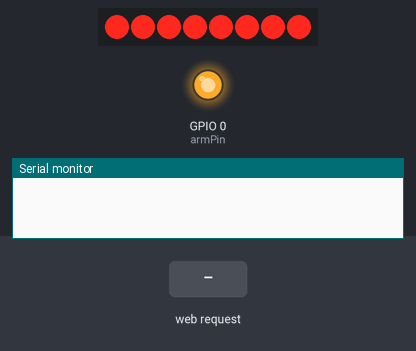
This sketch was run on a simulated ESP8266 (NodeMCU). Shown: 8 shift-register outputs drawn as a row of LEDs (first output left, lit = HIGH), output pins drawn as LEDs (lit = HIGH), the last lines printed to the serial monitor. Wiring (inferred from the names in the program): shift register (74HC595): data GPIO 16; shift clock GPIO 4; latch GPIO 5. Wiring (inferred from the signals the program sends): row of LEDs: on Q0, Q1, Q2, Q3, Q4, Q5, Q6, Q7. Inputs (shaded band) come from the test bench. Pins used as bus, display or sensor lines are not drawn.

Above: at 0.1 s.
2.3 s: HTTP request GET /launch received
At 3.1 s:
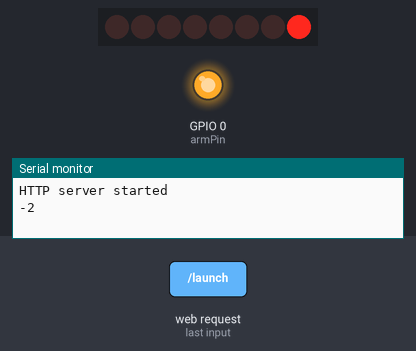
At 3.7 s:
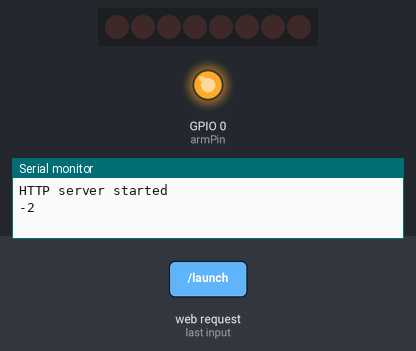
3.8 s: HTTP request GET /arm received
5.3 s: HTTP request GET /power received
Timing chart, 0 to 8.3 s (numbered marks = the images above; inputs shaded):
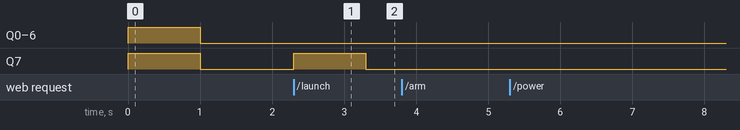

Measured:
- after the input at 2.3 s, Q7: LOW → HIGH at once, → LOW 1.0 s later

The sketch:

launcher_ap.ino
```cpp
// (licence header left out)
/* Create a WiFi access point and provide a web server on it. */

#include <ESP8266WiFi.h>
#include <WiFiClient.h>
#include <ESP8266WebServer.h>

#define ARMCODE 8675309

/* Set these to your desired credentials. */
const char *ssid = "SpamESP";
const char *password = "baseball";

int dataPin = 16;
int latchPin = 5;
int clockPin = 4;
int armPin = 0;
int launchCode = 0xff;
bool armedStatus = false;
bool powerStatus = false;

ESP8266WebServer server(80);

/* Just a little test message.  Go to http://192.168.4.1 in a web browser
 * connected to this access point to see it.
 */
void handleRoot() {
	server.send(200, "text/html", "<h1>You are connected</h1>");
}

void handleLaunch() {
  int inputValue = server.arg(0).toInt();
  if(inputValue < 8 && inputValue >= 0){
    launchCode = ~(0x01 << inputValue);
    Serial.println(launchCode);

    digitalWrite(latchPin, LOW);
    shiftOut(dataPin, clockPin, LSBFIRST, launchCode);
    digitalWrite(latchPin, HIGH);
    // Burn delay, then turn the relays off again
    delay(1000);
    digitalWrite(latchPin, LOW);
    shiftOut(dataPin, clockPin, LSBFIRST, 0xff);
    digitalWrite(latchPin, HIGH);

    server.send(200, "text/html", "true");
  }else{
    server.send(400, "text/html", "false");
  }
}

void handleArm(){
  int armCodeVar = server.arg(0).toInt();
  if(armCodeVar == ARMCODE){
     powerStatus = true;
     Serial.println("armed");
     server.send(200, "text/html", "true");
  }else{
    powerStatus = false;
    Serial.println("arm failed");
    server.send(400, "text/html", "false");
  }
}

void handlePower(){
  int powerCodeVar = server.arg(0).toInt();
  if(powerCodeVar == 1 && powerStatus == true){
    server.send(200, "text/html", "true, on");
    digitalWrite(armPin, LOW);
    Serial.println("power on");
  }else if(powerCodeVar == 0){
    server.send(200, "text/html", "true, off");
    Serial.println("power off");
    digitalWrite(armPin, HIGH);
  }else{
    server.send(400, "text/html", "false");
    Serial.println("power failed");
    digitalWrite(armPin, HIGH);
  }
}

void shiftOut(uint8_t dataPin, uint8_t clockPin, uint8_t bitOrder, uint8_t val){
  uint8_t i;
  for (i = 0; i < 8; i++)  {
    if(bitOrder == LSBFIRST){
      digitalWrite(dataPin, !!(val & (1 << i)));
    }else{
      digitalWrite(dataPin, !!(val & (1 << (7 - i))));
    }
    digitalWrite(clockPin, HIGH);
    digitalWrite(clockPin, LOW);
  }
}

void setup() {
  pinMode(latchPin, OUTPUT);
  pinMode(clockPin, OUTPUT);
  pinMode(dataPin, OUTPUT);
  pinMode(armPin, OUTPUT);
  digitalWrite(armPin, HIGH);

	delay(1000);
	Serial.begin(115200);
	Serial.println();
	Serial.print("Configuring access point...");
	/* You can remove the password parameter if you want the AP to be open. */
	WiFi.softAP(ssid, password);

	IPAddress myIP = WiFi.softAPIP();
	Serial.print("AP IP address: ");
	Serial.println(myIP);
	server.on("/", handleRoot);
  server.on("/launch", handleLaunch);
  server.on("/arm", handleArm);
  server.on("/power", handlePower);
	server.begin();
	Serial.println("HTTP server started");

  // Relays are active low, set them high so we don't go early.
  digitalWrite(latchPin, LOW);
  shiftOut(dataPin, clockPin, LSBFIRST, 0xff);
  digitalWrite(latchPin, HIGH);
}

void loop() {
	server.handleClient();
}
```
